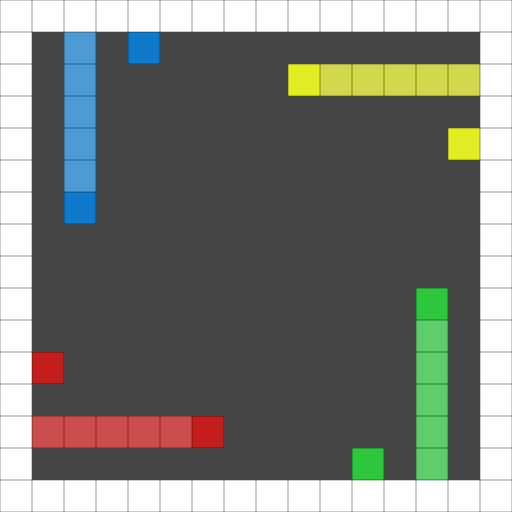

Tiled map render using the project's own tile images. Description and the whole map definition, tile-layer contents included, below:
An orthogonal 16x16 tile map with 32x32 px tiles, 1 tile layer (Tile Layer 1).

<map version="1.5" tiledversion="1.7.2" orientation="orthogonal" renderorder="right-down" width="16" height="16" tilewidth="32" tileheight="32" infinite="0" nextlayerid="2" nextobjectid="1">
 <tileset firstgid="1" source="boardTiles.tsx" />
 <layer id="1" name="Tile Layer 1" width="16" height="16">
  <data encoding="csv">
9,9,9,9,9,9,9,9,9,9,9,9,9,9,9,9,
9,3,2,3,1,3,3,3,3,3,3,3,3,3,3,9,
9,3,2,3,3,3,3,3,3,14,15,15,15,15,15,9,
9,3,2,3,3,3,3,3,3,3,3,3,3,3,3,9,
9,3,2,3,3,3,3,3,3,3,3,3,3,3,14,9,
9,3,2,3,3,3,3,3,3,3,3,3,3,3,3,9,
9,3,1,3,3,3,3,3,3,3,3,3,3,3,3,9,
9,3,3,3,3,3,3,3,3,3,3,3,3,3,3,9,
9,3,3,3,3,3,3,3,3,3,3,3,3,3,3,9,
9,3,3,3,3,3,3,3,3,3,3,3,3,4,3,9,
9,3,3,3,3,3,3,3,3,3,3,3,3,5,3,9,
9,6,3,3,3,3,3,3,3,3,3,3,3,5,3,9,
9,3,3,3,3,3,3,3,3,3,3,3,3,5,3,9,
9,7,7,7,7,7,6,3,3,3,3,3,3,5,3,9,
9,3,3,3,3,3,3,3,3,3,3,4,3,5,3,9,
9,9,9,9,9,9,9,9,9,9,9,9,9,9,9,9
</data>
 </layer>
</map>